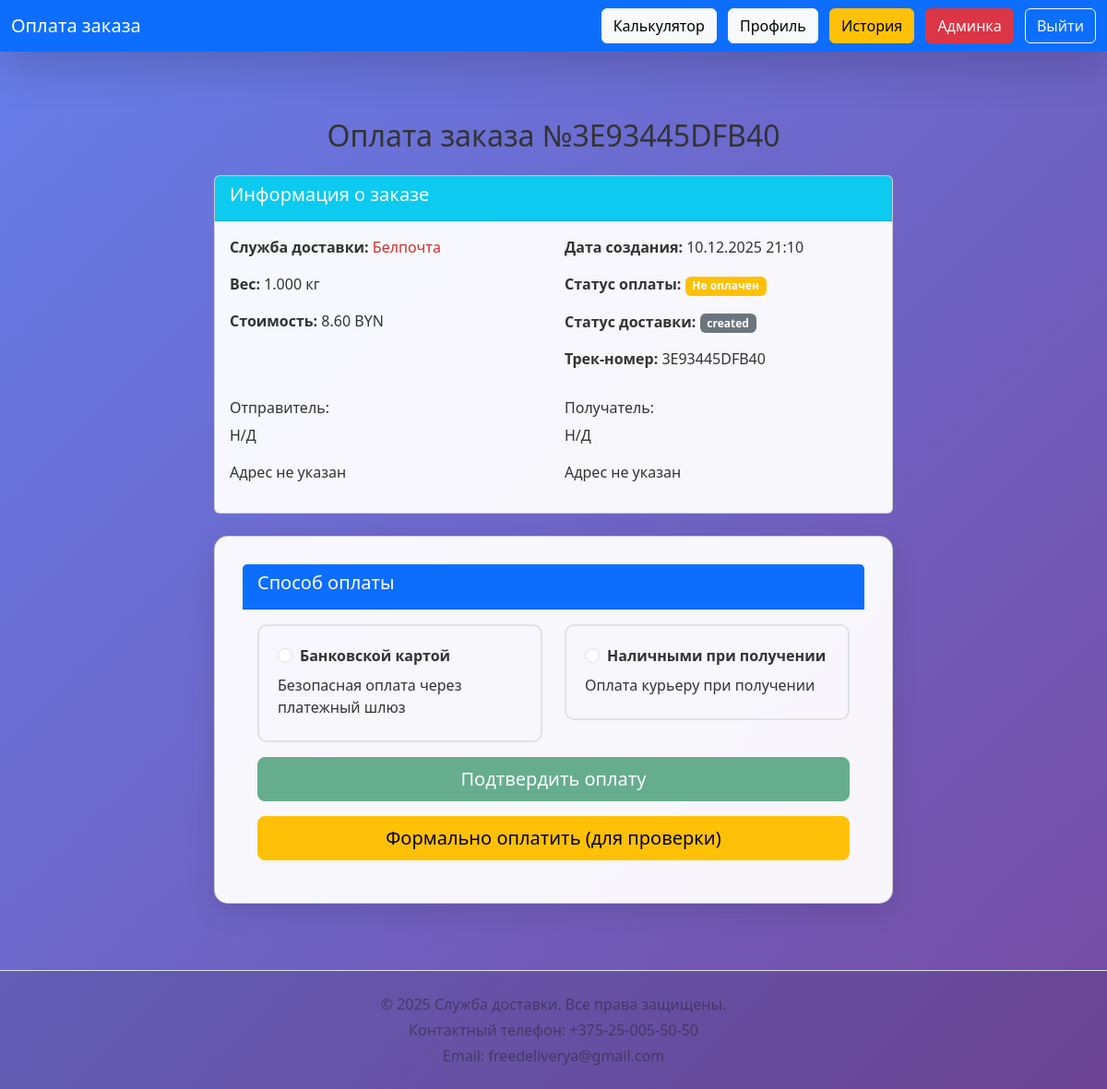
Page /payment.php?track=3E93445DFB40 (signed in) on the committed database.
### tables this page shows
CREATE TABLE `orders` (
  `id` int(11) NOT NULL,
  `user_id` int(11) DEFAULT NULL,
  `carrier_id` int(11) DEFAULT NULL,
  `from_office` int(11) DEFAULT NULL,
  `to_office` int(11) DEFAULT NULL,
  `weight` decimal(8,3) DEFAULT NULL,
  `cost` decimal(10,2) DEFAULT NULL,
  `delivery_hours` decimal(8,2) DEFAULT NULL,
  `track_number` varchar(20) DEFAULT NULL,
  `created_at` datetime DEFAULT current_timestamp(),
  `payment_status` varchar(20) DEFAULT 'pending',
  `tracking_status` varchar(50) DEFAULT 'created',
  `full_name` varchar(255) DEFAULT NULL,
  `home_address` text DEFAULT NULL,
  `pickup_city` varchar(100) DEFAULT NULL,
  `pickup_address` text DEFAULT NULL,
  `delivery_city` varchar(100) DEFAULT NULL,
  `delivery_address` text DEFAULT NULL,
  `desired_date` date DEFAULT NULL,
  `insurance` tinyint(1) DEFAULT 0,
  `packaging` tinyint(1) DEFAULT 0,
  `fragile` tinyint(1) DEFAULT 0,
  `payment_method` varchar(50) DEFAULT 'cash',
  `comment` text DEFAULT NULL,
  `recipient_name` varchar(255) DEFAULT NULL,
  `recipient_address` text DEFAULT NULL,
  `courier_id` int(11) DEFAULT NULL
);

CREATE TABLE `carriers` (
  `id` int(11) NOT NULL,
  `name` varchar(100) NOT NULL,
  `color` varchar(7) NOT NULL,
  `max_weight` decimal(6,2) NOT NULL,
  `base_cost` decimal(8,2) NOT NULL,
  `cost_per_kg` decimal(8,3) NOT NULL,
  `cost_per_km` decimal(8,4) NOT NULL,
  `speed_kmh` decimal(6,2) NOT NULL,
  `description` text DEFAULT NULL
);

### payment.php (the view, shortened to what this page needs)
<?php
require 'db.php';
$user = $_SESSION['user'];
$order_id = $_GET['order_id'] ?? null;
$track_number = $_GET['track'] ?? null;
if ($order_id) {
    $stmt = $db->prepare("SELECT * FROM orders WHERE id = ? AND user_id = ?");
    $stmt->execute([$order_id, $user['id']]);
    $order = $stmt->fetch();
} elseif ($track_number) {
    $stmt = $db->prepare("SELECT * FROM orders WHERE track_number = ? AND user_id = ?");
    $stmt->execute([$track_number, $user['id']]);
    $order = $stmt->fetch();
} else {
    header('Location: history.php');
    exit;
}
$success = false;
$carrier_stmt = $db->prepare("SELECT * FROM carriers WHERE id = ?");
$carrier_stmt->execute([$order['carrier_id']]);
$carrier = $carrier_stmt->fetch();
?>
<!DOCTYPE html>
<html lang="ru">
<head>
    <link href="https://cdn.jsdelivr.net/npm/bootstrap@5.3.3/dist/css/bootstrap.min.css" rel="stylesheet">
    <link href="assets/css/style.css" rel="stylesheet">
</head>
<body>
<nav class="navbar navbar-dark bg-primary shadow-lg fixed-top">
    <div class="container-fluid">
        <a class="navbar-brand">Оплата заказа</a>
        <div>
            <a href="calculator.php" class="btn btn-light me-2">Калькулятор</a>
            <a href="profile.php" class="btn btn-light me-2">Профиль</a>
            <a href="history.php" class="btn btn-warning me-2">История</a>
            <?php if($user['role']==='admin'): ?>
                <a href="admin/index.php" class="btn btn-danger me-2">Админка</a>
            <?php endif; ?>
            <a href="logout.php" class="btn btn-outline-light">Выйти</a>
        </div>
    </div>
</nav>
<div style="height: 80px;"></div>
<div class="container mt-5">
    <div class="row">
        <div class="col-md-8 mx-auto">
            <?php if ($success): ?>
                <div class="card bg-success text-white text-center p-5 mb-5">
                    <h2 class="text-white">Платеж подтвержден!</h2>
                    <p class="lead text-white">Ваш заказ №<?= htmlspecialchars($order['track_number']) ?> оплачен и принят в обработку</p>
                    <h3 class="text-warning"><?= number_format($order['cost'], 2) ?> BYN</h3>
                    <p class="text-white">Спасибо за доверие к нашей службе доставки!</p>
                    <a href="history.php" class="btn btn-light btn-lg mt-3">Перейти в историю заказов</a>
                </div>
            <?php else: ?>
                <h2 class="text-center mb-4">Оплата заказа №<?= htmlspecialchars($order['track_number']) ?></h2>
                <div class="card mb-4">
                    <div class="card-header bg-info text-white">
                        <h5>Информация о заказе</h5>
                    </div>
                    <div class="card-body">
                        <div class="row">
                            <div class="col-md-6">
                                <p><strong>Служба доставки:</strong>
                                    <span style="color: <?= $carrier['color'] ?>"><?= htmlspecialchars($carrier['name']) ?></span>
                                </p>
                                <p><strong>Вес:</strong> <?= $order['weight'] ?> кг</p>
                                <p><strong>Стоимость:</strong> <?= number_format($order['cost'], 2) ?> BYN</p>
                            </div>
                            <div class="col-md-6">
                                <p><strong>Дата создания:</strong> <?= date('d.m.Y H:i', strtotime($order['created_at'])) ?></p>
                                <p><strong>Статус оплаты:</strong>
                                    <span class="badge bg-<?= (isset($order['payment_status']) && $order['payment_status'] === 'paid') ? 'success' : 'warning' ?>">
                                        <?= (isset($order['payment_status']) && $order['payment_status'] === 'paid') ? 'Оплачен' : 'Не оплачен' ?>
                                    </span>
                                </p>
                                <p><strong>Статус доставки:</strong>
                                    <span class="badge bg-<?=
                                        (isset($order['tracking_status']) && in_array(strtolower($order['tracking_status']), ['delivered', 'доставлен'])) ? 'success' :
                                        ((isset($order['tracking_status']) && in_array(strtolower($order['tracking_status']), ['in_transit', 'в пути'])) ? 'warning' :
                                        ((isset($order['tracking_status']) && in_array(strtolower($order['tracking_status']), ['paid', 'оплачен'])) ? 'info' :
                                        'secondary'))
                                    ?>">
                                        <?= htmlspecialchars($order['tracking_status'] ?? 'Создан') ?>
                                    </span>
                                </p>
                                <p><strong>Трек-номер:</strong> <?= htmlspecialchars($order['track_number']) ?></p>
                            </div>
                        </div>
                        <div class="row mt-3">
                            <div class="col-md-6">
                                <h6>Отправитель:</h6>
                                <p><?= htmlspecialchars($order['full_name'] ?? 'Н/Д') ?></p>
                                <p><?= htmlspecialchars($order['home_address'] ?? 'Адрес не указан') ?></p>
                            </div>
                            <div class="col-md-6">
                                <h6>Получатель:</h6>
                                <p><?= htmlspecialchars($order['recipient_name'] ?? 'Н/Д') ?></p>
                                <p><?= htmlspecialchars($order['recipient_address'] ?? 'Адрес не указан') ?></p>
                            </div>
                        </div>
                    </div>
                </div>
                <div class="card payment-card mb-4">
                    <div class="card-header bg-primary text-white">
                        <h5>Способ оплаты</h5>
                    </div>
                    <div class="card-body">
                        <div class="row">
                            <div class="col-md-6 mb-3">
                                <div class="payment-method" onclick="selectPaymentMethod('card')">
                                    <div class="form-check">
                                        <input class="form-check-input" type="radio" name="payment_method" id="card" value="card">
                                        <label class="form-check-label fw-bold" for="card">
                                            Банковской картой
                                        </label>
                                    </div>
                                    <div class="mt-2">
                                        <p class="mb-1">Безопасная оплата через платежный шлюз</p>
                                    </div>
                                </div>
                            </div>
                            <div class="col-md-6 mb-3">
                                <div class="payment-method" onclick="selectPaymentMethod('cash')">
                                    <div class="form-check">
                                        <input class="form-check-input" type="radio" name="payment_method" id="cash" value="cash">
                                        <label class="form-check-label fw-bold" for="cash">
                                            Наличными при получении
                                        </label>
                                    </div>
                                    <div class="mt-2">
                                        <p class="mb-1">Оплата курьеру при получении</p>
                                    </div>
                                </div>
                            </div>
                        </div>
                        <form method="POST" id="payment-form">
                            <button type="submit" class="btn btn-success btn-lg w-100" id="pay-button" disabled>
                                Подтвердить оплату
                            </button>
                        </form>
                        <button class="btn btn-warning btn-lg w-100 mt-3" onclick="confirmPayment()">
                            Формально оплатить (для проверки)
                        </button>
                    </div>
                </div>
            <?php endif; ?>
        </div>
    </div>
</div>
<footer class="footer mt-5 py-4 bg-light border-top">
    <div class="container text-center">
        <p class="mb-1 text-muted" style="opacity: 0.7;">&copy; 2025 Служба доставки. Все права защищены.</p>
        <p class="mb-1 text-muted" style="opacity: 0.7;">Контактный телефон: +375-25-005-50-50</p>
        <p class="mb-0 text-muted" style="opacity: 0.7;">Email: freedeliverya@gmail.com</p>
    </div>
</footer>
</body>
</html>

### assets/css/style.css (style rules this page uses)
:root { --bg-light: linear-gradient(135deg, #667eea, #764ba2); --bg-dark: linear-gradient(135deg, #0f0f1e, #1a1a2e); --card-light: rgba(255,255,255,0.95); --card-dark: #16213e; --text-light: #333; --text-dark: #e0e0e0; --border-selected: #ffd700; --footer-bg: rgba(0,0,0,0.1); --footer-bg-dark: rgba(0,0,0,0.3); }
body { background: var(--bg-light); color: var(--text-light); min-height: 100vh; display: flex; flex-direction: column; transition: all 0.4s; font-family: 'Segoe UI', sans-serif; }
body, .main-content { flex: 1; display: flex; flex-direction: column; }
.card, .table { background: var(--card-light) !important; color: var(--text-light); }
.footer { background-color: var(--footer-bg) !important; color: var(--text-light) !important; margin-top: auto; }

### payment.php (style rules this page uses)
.payment-card { background: rgba(255,255,255,0.95); border-radius: 15px; padding: 30px; box-shadow: 0 10px 30px rgba(0,0,0,0.1); }
.payment-method { border: 2px solid #dee2e6; border-radius: 10px; padding: 20px; cursor: pointer; transition: all 0.3s; }

### rows in the picture
orders: track_number "3E93445DFB40", weight "1.000", cost "8.60", created_at "10.12.2025 21:10", tracking_status "created", full_name "Н/Д", home_address "Адрес не указан", recipient_name "Н/Д", recipient_address "Адрес не указан"
carriers: name "Белпочта"
